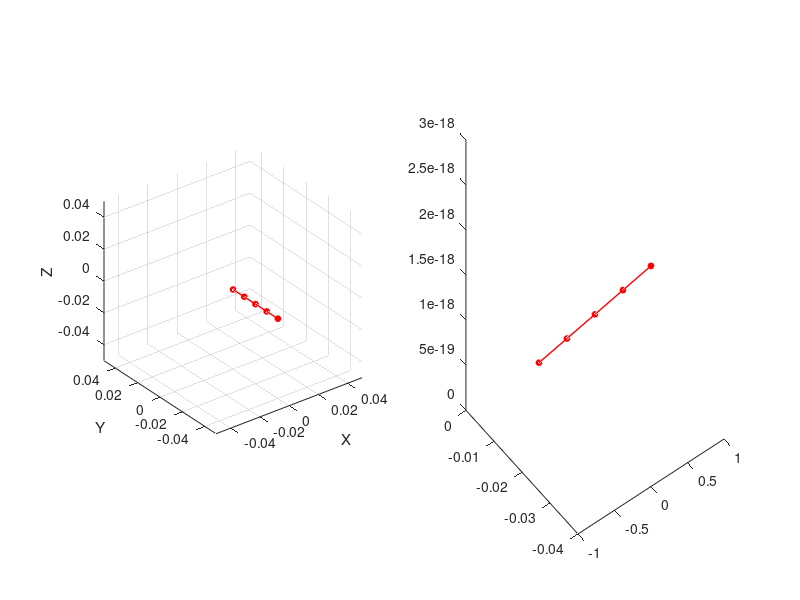

Write the MATLAB code that produced this figure. (Note: this script raises an error after producing the figure.)
close all;
clear;
clc;

% Pure NdFEB Script

%% General DH Frame Transformation

%%%%%%%%%%%%%%%%%%%%%%%%%%%%%%%%%%%%%%%%%%%%%%%%%%%%%%%%%%%%%%%%%%%%%%%%%%%%%%%%%%%
%%%%%%%%%            Not used, just for documentation            %%%%%%%%%%%%%%%%%%
%%%%%%%%%%%%%%%%%%%%%%%%%%%%%%%%%%%%%%%%%%%%%%%%%%%%%%%%%%%%%%%%%%%%%%%%%%%%%%%%%%%
%
%   Frame = [cos(theta) -sin(theta)*cos(alpha) sin(theta)*sin(alpha) a*cos(theta)
%           sin(theta) cos(theta)*cos(alpha) -cos(theta)*sin(alpha) a*sin(theta)
%           0 sin(alpha) cos(alpha) d
%           0 0 0 1];
%
%%%%%%%%%%%%%%%%%%%%%%%%%%%%%%%%%%%%%%%%%%%%%%%%%%%%%%%%%%%%%%%%%%%%%%%%%%%%%%%%%%%

%% Define Rotation 
% These may be used to adjust the starting position of the tentacle.

Beta = deg2rad(90);

rotX = [1 0 0 0
        0 cos(Beta) -sin(Beta) 0
        0 sin(Beta) cos(Beta) 0
        0 0 0 1];

rotY = [cos(Beta) 0 sin(Beta) 0
        0 1 0 0
        -sin(Beta) 0 cos(Beta) 0
        0 0 0 1];

rotZ = [cos(Beta) -sin(Beta) 0 0
        sin(Beta) cos(Beta) 0 0
        0 0 1 0
        0 0 0 1];

NoRot = [1 0 0 0
         0 1 0 0
         0 0 1 0
         0 0 0 1];

%% Define DH Frames

theta0 = deg2rad(0);
alpha0 = deg2rad(90); %% Initial starting position defined by this value.

OriginDH = [cos(theta0) -sin(theta0)*cos(alpha0) sin(theta0)*sin(alpha0) 0
            sin(theta0) cos(theta0)*cos(alpha0) -cos(theta0)*sin(alpha0) 0
            0 sin(alpha0) cos(alpha0) 0
            0 0 0 1];

theta1 = deg2rad(0);
alpha1 = deg2rad(0);

Point1DH = [cos(theta1) -sin(theta1)*cos(alpha1) sin(theta1)*sin(alpha1) 0
            sin(theta1) cos(theta1)*cos(alpha1) -cos(theta1)*sin(alpha1) 0
            0 sin(alpha1) cos(alpha1) 0.01
            0 0 0 1];

theta2 = deg2rad(0);
alpha2 = deg2rad(0);

Point2DH = [cos(theta2) -sin(theta2)*cos(alpha2) sin(theta2)*sin(alpha2) 0
            sin(theta2) cos(theta2)*cos(alpha2) -cos(theta2)*sin(alpha2) 0
            0 sin(alpha2) cos(alpha2) 0.01
            0 0 0 1];

theta3 = deg2rad(0);
alpha3 = deg2rad(0);

Point3DH = [cos(theta3) -sin(theta3)*cos(alpha3) sin(theta3)*sin(alpha3) 0
            sin(theta3) cos(theta3)*cos(alpha3) -cos(theta3)*sin(alpha3) 0
            0 sin(alpha3) cos(alpha3) 0.01
            0 0 0 1];

theta4 = deg2rad(0);
alpha4 = deg2rad(0);

Point4DH = [cos(theta4) -sin(theta4)*cos(alpha4) sin(theta4)*sin(alpha4) 0
            sin(theta4) cos(theta4)*cos(alpha4) -cos(theta4)*sin(alpha4) 0
            0 sin(alpha4) cos(alpha4) 0.01
            0 0 0 1];


%% Define World

% Define the effects of gravity (m/s^2)
Gravity = [0,0,-9.81];                

% Define startiung position of tentacle by apply transformation.
StartTransform = NoRot; %%Note, startn position is now defined using theta0


%% Define Tentacle physical Characteristics

% Link Radii (m)
radius = 1e-03;

% EcoFlex 0030 Density (kg m^-3)
rho = 1070; 

% Youngs Modulus Ecoflex 0030 (125 kPa)
E = 125000;

% Link Lengths (m)
Length01 = Point1DH(3,4);
Length12 = Point2DH(3,4);
Length23 = Point3DH(3,4);
Length34 = Point4DH(3,4);

% Link Volumes (m^3)
Vol01 = Length01*pi*(radius^2);
Vol12 = Length12*pi*(radius^2);
Vol23 = Length23*pi*(radius^2);
Vol34 = Length34*pi*(radius^2);

% Link Masses (consider as a point mass, with the mass of each link acting
% at the endpoint - TODO: Adjust this to act at the COM of each link.)
Mass1 = rho*Vol01;
Mass2 = rho*Vol12;
Mass3 = rho*Vol23;
Mass4 = rho*Vol34;

% Define Inertia (kg m^-2) 
%%% TO DO: Inertia evaluated about correct position?
%%% SOLID CYCLNDER ABOUT ENDPOINT DIAMETER
%%% I = 1/4*m*R^2 + 1/3*m*L^2

I1 = (1/4)*Mass1*radius^2 + (1/3)*Mass1*Length01;
I2 = (1/4)*Mass2*radius^2 + (1/3)*Mass2*Length12;
I3 = (1/4)*Mass3*radius^2 + (1/3)*Mass3*Length23;
I4 = (1/4)*Mass4*radius^2 + (1/3)*Mass4*Length34;

% Define Joint Stiffness (Nm rad^-1)
% k_m = EI L^-1

% NOTE, stiffness evaluated for Link01 is applied at joint0 etc

k_1 = (E*I1)/Length01;
k_2 = (E*I2)/Length12;
k_3 = (E*I3)/Length23;
k_4 = (E*I4)/Length34;


%% Magnetic Properties of the tentacle

% Define Magnetic Moments (Magnitudes)
m1 = 0.05;                             % magnitude of magnetic moment of point 1
m2 = 0.05;                             % magnitude of magnetic moment of point 2
m3 = 0.05;                             % magnitude of magnetic moment of point 3
m4 = 0.05;                             % magnitude of magnetic moment of point 4

%% Place Tentacle
Origin = StartTransform*OriginDH;
Point1 = StartTransform*OriginDH*Point1DH;
Point2 = StartTransform*OriginDH*Point1DH*Point2DH;
Point3 = StartTransform*OriginDH*Point1DH*Point2DH*Point3DH;
Point4 = StartTransform*OriginDH*Point1DH*Point2DH*Point3DH*Point4DH;

WorldOrigin = Origin(1:3,4);
Point1Pos = Point1(1:3,4);
Point2Pos = Point2(1:3,4);
Point3Pos = Point3(1:3,4);
Point4Pos = Point4(1:3,4);

%% Plot Tentacle
figure(1)
subplot(1,2,1)
plot3([WorldOrigin(1),Point1Pos(1),Point2Pos(1),Point3Pos(1),Point4Pos(1)],...
      [WorldOrigin(2),Point1Pos(2),Point2Pos(2),Point3Pos(2),Point4Pos(2)],...
      [WorldOrigin(3),Point1Pos(3),Point2Pos(3),Point3Pos(3),Point4Pos(3)],...
       'ro-', 'MarkerSize', 4, 'MarkerFaceColor', 'r','LineWidth', 1)
hold on
axis equal;
axis([-0.05 0.05 -0.05 0.05 -0.05 0.05]);
grid on
xlabel('X')
ylabel('Y')
zlabel('Z')

subplot(1,2,2)
scale = 0.005;
plot3([WorldOrigin(1),Point1Pos(1),Point2Pos(1),Point3Pos(1),Point4Pos(1)],...
      [WorldOrigin(2),Point1Pos(2),Point2Pos(2),Point3Pos(2),Point4Pos(2)],...
      [WorldOrigin(3),Point1Pos(3),Point2Pos(3),Point3Pos(3),Point4Pos(3)],...
       'ro-', 'MarkerSize', 4, 'MarkerFaceColor', 'r','LineWidth', 1)
hold on
addOrientationArrows(Origin,scale);
addOrientationArrows(Point1,scale);
addOrientationArrows(Point2,scale);
addOrientationArrows(Point3,scale);
addOrientationArrows(Point4,scale);
axis equal;
axis([-0.05 0.05 -0.05 0.05 -0.05 0.05]);
grid on
xlabel('X')
ylabel('Y')
zlabel('Z')